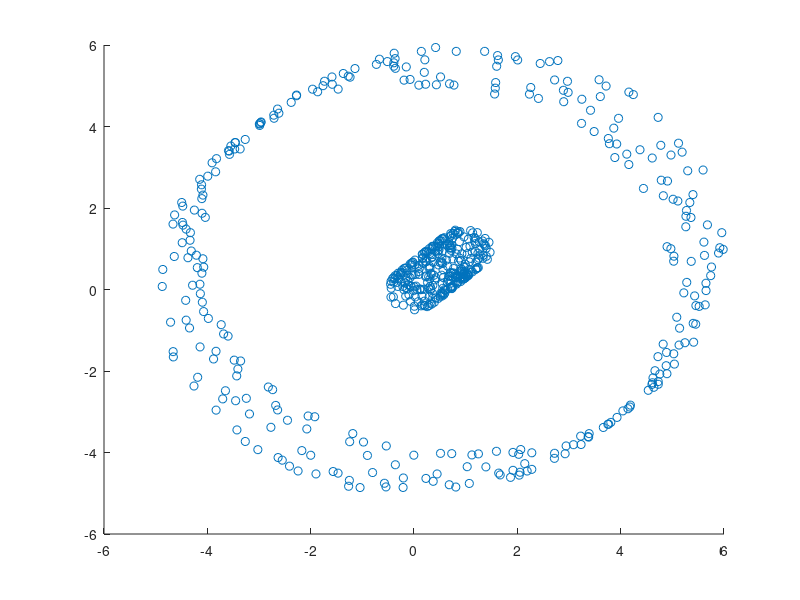

Here is the MATLAB script that generated this plot: (Note: this script raises an error after producing the figure.)
% dbscantest.m
clear all;
close all;
clc;

rng('default') % For reproducibility

% Parameters for data generation
N = 300;  % Size of each cluster
r1 = 0.5; % Radius of first circle
r2 = 5;   % Radius of second circle
theta = linspace(0,2*pi,N)';

X1 = r1*[cos(theta),sin(theta)]+ rand(N,1); 
X2 = r2*[cos(theta),sin(theta)]+ rand(N,1);
X = [X1;X2]; % Noisy 2-D circular data set

figure(1);
scatter(X(:,1),X(:,2)) % this mean every rows of first and second columns.

idx = DBSCAN(X,2,5); % The default distance metric is Euclidean distance

figure(2);
gscatter(X(:,1),X(:,2),idx);
title('DBSCAN Using Euclidean Distance Metric')

idx2 = DBSCAN(X,1,5,'Distance','squaredeuclidean');
gscatter(X(:,1),X(:,2),idx2);
title('DBSCAN Using Squared Euclidean Distance Metric')